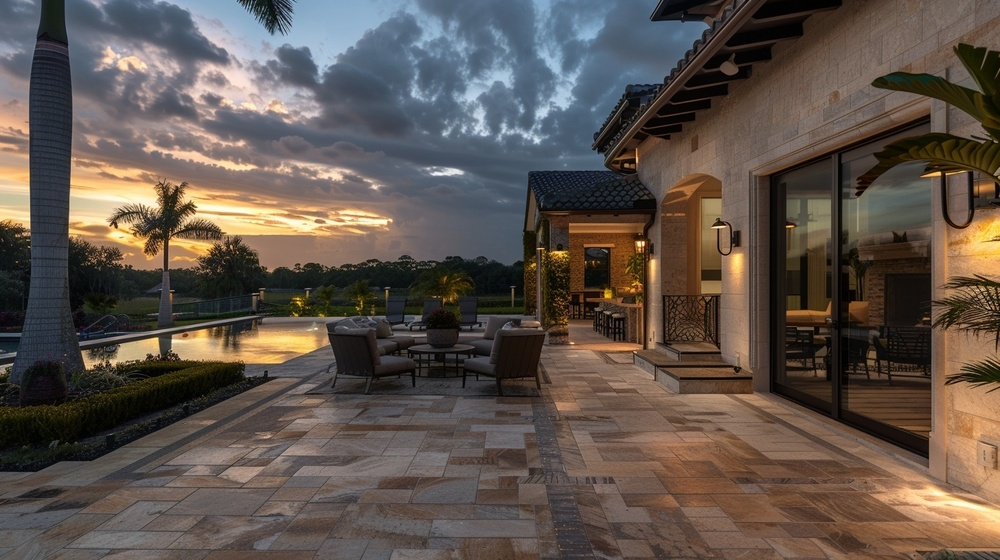
#> input picture IMG_6633.jpeg, 1000 x 560 px, shrunk from 1456 x 816 before the run
$ python grade_photos.py ../IMG_6633.jpeg
#> lines starting #> are read from the running program, lines starting #| are printed output that depends on the picture
#> in main, im is the input picture: PIL image 1000x560 RGB; mean R, G, B 95, 84, 76.2
#!/usr/bin/env python3
"""
Adaptive tone grade for job photos.

Cape Cod job sites are photographed in whatever light the day gives you,
which is usually flat overcast or outright rain. Those frames are not
underexposed — measured across this page they already run black to white —
they are dark in the MIDTONES and cold in colour. That is what reads as
lifeless, so that is what this corrects, rather than stretching a range
that is already full and clipping the sky doing it.

Four passes, every one of them adaptive and damped: a photo that is already
warm, bright and saturated barely moves, and a flat wet-day frame gets the
most. That is the point — a fixed grade applied to a whole folder wrecks the
good photos to rescue the bad ones.

  1. Warmth      cold cast pulled toward neutral, capped at ±6% per channel
  2. Midtones    gamma toward a target mean, brighten only, never darken
  3. Contrast    soft S-curve around the pivot, shoulder rolls off so a
                 near-white sky cannot clip
  4. Vibrance    solved, not guessed: brightening desaturates, so the gain is
                 bisected until mean saturation actually lands above where the
                 frame STARTED. Weighted by (1 - sat) per pixel, so muted stone
                 gains and foliage that is already green stays green

Never used to misrepresent work: this is exposure and colour only. Nothing is
added, removed, moved or composited. The stone is the stone.

Usage:  python3 tools/grade_photos.py <dir-or-files...> [--dry-run]
Revert: git checkout -- <path>     (the originals are the committed files)
"""
import sys, os, glob
import numpy as np
from PIL import Image, ImageOps

TARGET_MEAN   = 0.52   # where midtones should sit, 0-1
MEAN_DAMP     = 0.60   # only travel this far toward the target
GAMMA_FLOOR   = 0.72   # hardest brightening allowed
WARM_CAP      = 0.06   # max per-channel white-balance move
WARM_DAMP     = 0.55
SAT_LIFT      = 1.15   # aim this much above the frame's OWN starting colour
SAT_FLOOR     = 0.20   # ...but a very flat frame still gets pulled up to here
SAT_CEIL      = 0.40   # ...and an already-vivid one is never pushed past here
SAT_MAX_GAIN  = 1.20   # ceiling on the solver's gain
CONTRAST_MAX  = 0.16   # max S-curve strength
PIVOT         = 0.48


def srgb_stats(a):
    lum = a @ np.array([0.299, 0.587, 0.114], dtype=np.float32)
    mx, mn = a.max(2), a.min(2)
    sat = np.where(mx > 1e-6, (mx - mn) / np.maximum(mx, 1e-6), 0.0)
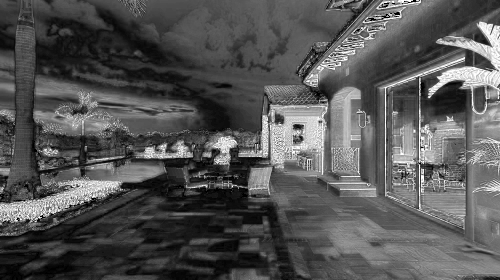
#> sat: shape (560, 1000) float32 (shown at 1/2 size); min 0, max 1, mean 0.334
    return lum, sat


def grade(a):
    """a: float32 HxWx3 in 0..1. Returns graded copy."""
    out = a.copy()
    s_orig = float(srgb_stats(a)[1].mean())   # colour we must end ABOVE
#> s_orig = 0.334

    # 1. WARMTH — gray-world, but damped and capped. An overcast frame reads
    # blue; a full gray-world correction on a photo that is legitimately
    # green (a planted bed) would drag the planting gray, hence the cap.
    means = out.reshape(-1, 3).mean(0)
#> means = [0.373, 0.33, 0.299]
    target = means.mean()
#> target = 0.334
    scale = np.clip(target / np.maximum(means, 1e-6), 1 - WARM_CAP, 1 + WARM_CAP)
#> scale = [0.94, 1.01, 1.06]
    scale = 1.0 + (scale - 1.0) * WARM_DAMP
#> scale = [0.967, 1.01, 1.03]
    out *= scale

    # 2. MIDTONES — gamma toward the target mean. Clamped at 1.0 so this can
    # only ever brighten: a frame shot in real sun should not be pulled down
    # to match a wet one.
    lum, _ = srgb_stats(out)
    m = float(np.clip(lum.mean(), 1e-3, 0.999))
#> m = 0.338
    goal = m + (TARGET_MEAN - m) * MEAN_DAMP
#> goal = 0.447
    g = float(np.clip(np.log(max(goal, 1e-3)) / np.log(m), GAMMA_FLOOR, 1.0))
#> g = 0.741
    out = np.clip(out, 0, 1) ** g

    # 3. CONTRAST — S-curve strength scales with how flat the frame is now.
    # sin() gives a natural soft shoulder at both ends, so the sky rolls off
    # instead of clipping to a white blob.
    lum, _ = srgb_stats(out)
#> in srgb_stats (call 4), `lum = a @ np.array([0.299, 0.587, 0.114], dtype=np.float32)`:
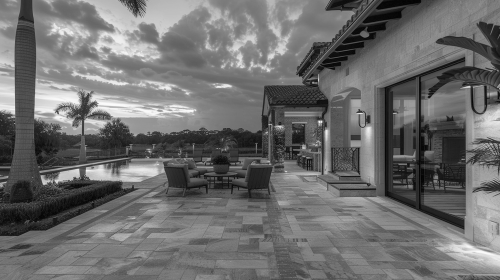
#> lum: shape (560, 1000) float32 (shown at 1/2 size); min 0, max 0.988, mean 0.431
#> in srgb_stats (call 4), `sat = np.where(mx > 1e-6, (mx - mn) / np.maximum(mx, 1e-6), 0.0)`:
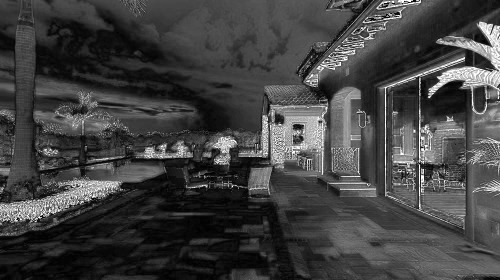
#> sat: shape (560, 1000) float32 (shown at 1/2 size); min 0, max 1, mean 0.257
    flat = float(np.clip((0.24 - lum.std()) / 0.24, 0.0, 1.0))
#> flat = 0.214
    k = CONTRAST_MAX * flat
#> k = 0.0343
    if k > 1e-4:
        x = np.clip(out, 0, 1)
        out = x - k * np.sin(2 * np.pi * (x - PIVOT)) / (2 * np.pi)

    # 4. VIBRANCE — lift weighted by (1 - sat), so muted stone and gray sky
    # gain while already-saturated foliage is left alone.
    #
    # Solved, not guessed. Brightening in step 2 DESATURATES (it compresses
    # the channels toward the top of the range), so a fixed gain here quietly
    # landed every frame flatter in colour than it started — the exact
    # opposite of the job. The goal is set against the frame's ORIGINAL
    # saturation and the gain is bisected until it actually lands there.
    out = np.clip(out, 0, 1)
    goal = float(np.clip(s_orig * SAT_LIFT, SAT_FLOOR, max(SAT_CEIL, s_orig)))
#> goal = 0.384

    def apply(g):
#> called with g = 1.2
        l, sa = srgb_stats(out)
        return np.clip(out + (out - l[..., None]) * g * (1.0 - sa)[..., None], 0, 1)
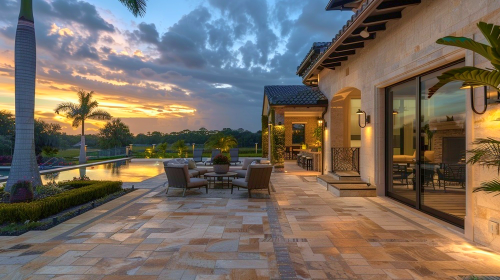
#> returned value: shape (560, 1000, 3) float32 (shown at 1/2 size); mean of channels 0, 1, 2 0.469, 0.423, 0.381; drawn as R, G, B

    lo, hi = 0.0, SAT_MAX_GAIN
    if float(srgb_stats(apply(hi))[1].mean()) <= goal:
#> in srgb_stats (call 6), `mx, mn = a.max(2), a.min(2)`:
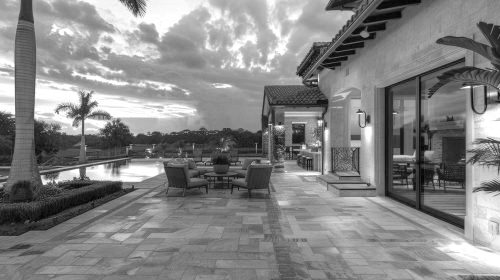
#> mx: shape (560, 1000) float32 (shown at 1/2 size); min 0.000683, max 1, mean 0.526
#> in srgb_stats (call 6), `mx, mn = a.max(2), a.min(2)`:
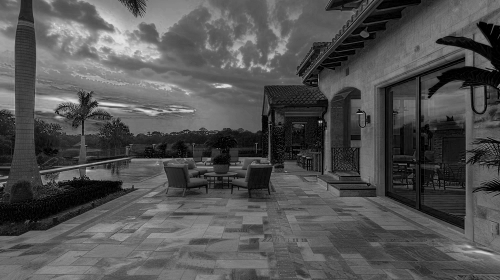
#> mn: shape (560, 1000) float32 (shown at 1/2 size); min 0, max 0.929, mean 0.324
#> in srgb_stats (call 6), `sat = np.where(mx > 1e-6, (mx - mn) / np.maximum(mx, 1e-6), 0.0)`:
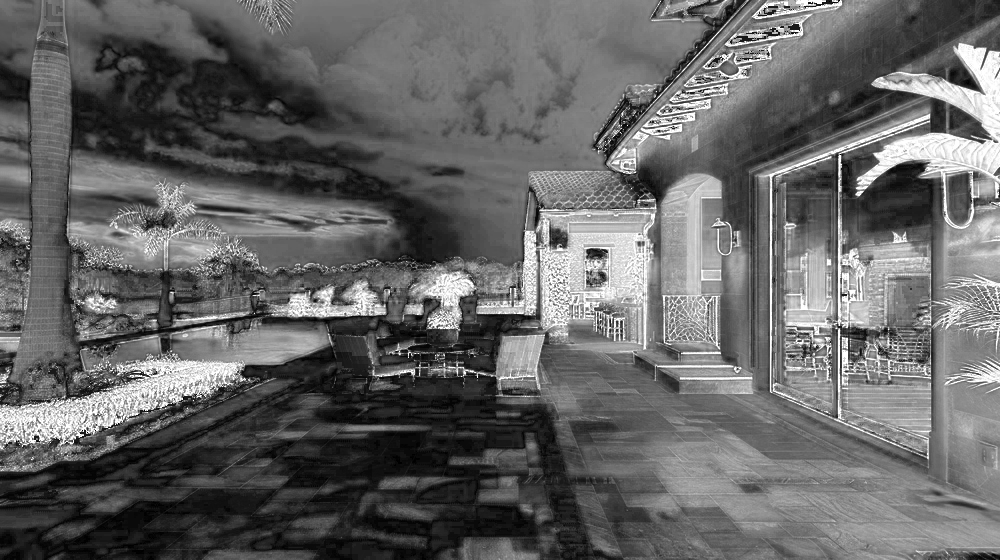
#> sat: shape (560, 1000) float32; min 0, max 1, mean 0.397
        out = apply(hi)
    else:
        for _ in range(18):                  # ~1e-5 on the gain, plenty
            mid = (lo + hi) / 2
            if float(srgb_stats(apply(mid))[1].mean()) < goal: lo = mid
            else: hi = mid
#> this loop made 18 passes
#> (mid, lo) on passes 1, 2, 3, 6, 8, 12, 13, 14: (0.6, 0.6), (0.9, 0.9), (1.05, 1.05), (1.07, 1.07), (1.07, 1.07), (1.07, 1.07), (1.07, 1.07), (1.07, 1.07)
        out = apply((lo + hi) / 2)

    return np.clip(out, 0, 1)


def main(argv):
    dry = "--dry-run" in argv
    args = [a for a in argv if not a.startswith("--")]
    files = []
    for a in args:
        files.extend(sorted(glob.glob(os.path.join(a, "*.jpg"))) if os.path.isdir(a) else [a])
    if not files:
        print("no files"); return 1

    print(f"{'file':<14}{'mean':>14}{'sat':>14}")
    for f in files:
        im = ImageOps.exif_transpose(Image.open(f)).convert("RGB")
        a = np.asarray(im, dtype=np.float32) / 255.0
        l0, s0 = srgb_stats(a)
        out = grade(a)
        l1, s1 = srgb_stats(out)
        print(f"{os.path.basename(f):<14}"
              f"{l0.mean()*255:6.1f} -> {l1.mean()*255:5.1f}"
              f"{s0.mean():8.3f} -> {s1.mean():5.3f}")
#| IMG_6633.jpeg   86.4 -> 110.2   0.334 -> 0.384
        if not dry:
            Image.fromarray((out * 255 + 0.5).astype(np.uint8)).save(
                f, "JPEG", quality=86, optimize=True, progressive=True)
    return 0


if __name__ == "__main__":
    sys.exit(main(sys.argv[1:]))
#> (the program exits here)

$ run again, on IMG_6639.jpeg
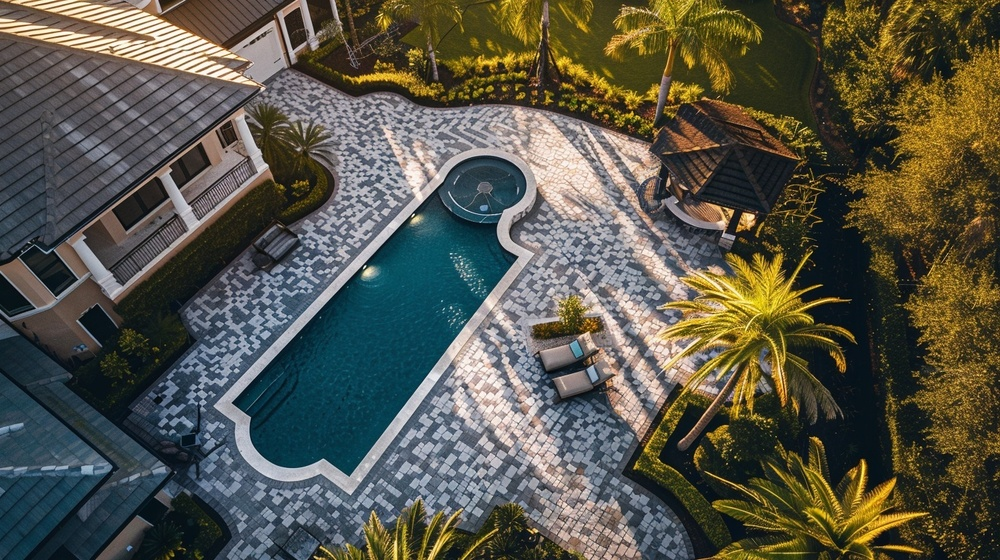
#> input picture IMG_6639.jpeg, 1000 x 560 px, shrunk from 1456 x 816 before the run
#> in main, im is the input picture: PIL image 1000x560 RGB; mean R, G, B 86.3, 85.4, 73.4
#> in srgb_stats, `sat = np.where(mx > 1e-6, (mx - mn) / np.maximum(mx, 1e-6), 0.0)`:
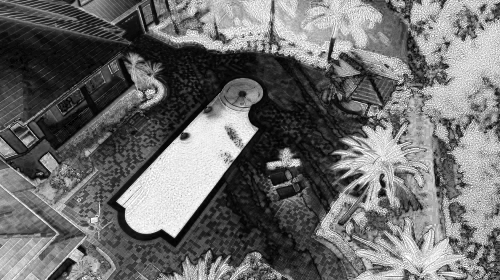
#> sat: shape (560, 1000) float32 (shown at 1/2 size); min 0, max 1, mean 0.43
#> s_orig = 0.43
#> means = [0.339, 0.335, 0.288]
#> target = 0.321
#> in grade, `scale = np.clip(target / np.maximum(means, 1e-6), 1 - WARM_CAP, 1 + WA..`: scale = [0.947, 0.957, 1.06]
#> in grade, `scale = 1.0 + (scale - 1.0) * WARM_DAMP`: scale = [0.971, 0.976, 1.03]
#> m = 0.324
#> in grade, `goal = m + (TARGET_MEAN - m) * MEAN_DAMP`: goal = 0.442
#> g = 0.725
#> in srgb_stats (call 4), `sat = np.where(mx > 1e-6, (mx - mn) / np.maximum(mx, 1e-6), 0.0)`:
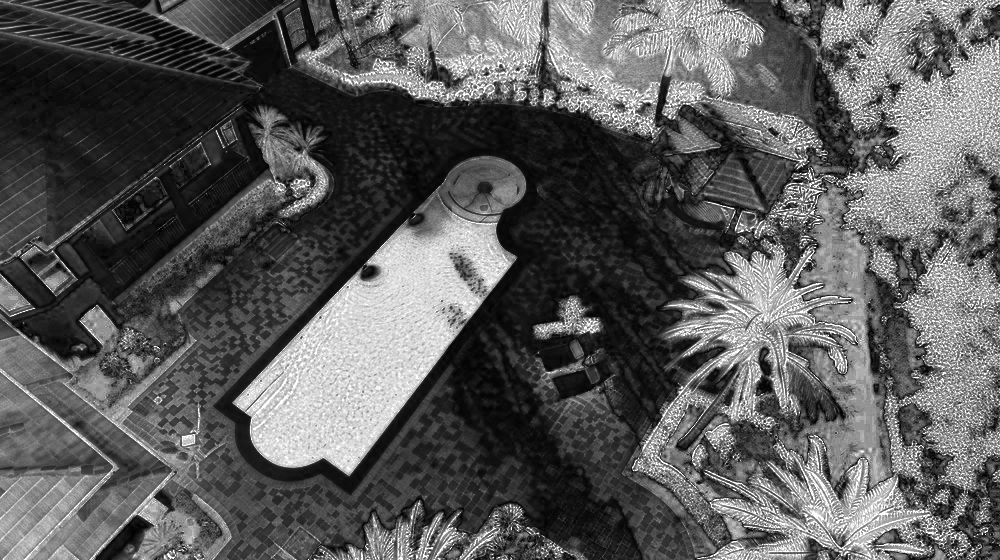
#> sat: shape (560, 1000) float32; min 0.00187, max 1, mean 0.361
#> flat = 0.141
#> k = 0.0225
#> in grade, `goal = float(np.clip(s_orig * SAT_LIFT, SAT_FLOOR, max(SAT_CEIL, s_ori..`: goal = 0.43
#> the loop in grade, `for _ in range(18):` made 18 passes
#> (mid, lo) on passes 2, 3, 4, 6, 7, 9, 10, 12: (0.3, 0.3), (0.45, 0.45), (0.525, 0.525), (0.544, 0.544), (0.553, 0.553), (0.555, 0.555), (0.557, 0.557), (0.557, 0.557)
#| IMG_6639.jpeg   84.3 -> 107.5   0.430 -> 0.430

$ run again, on IMG_6644.jpeg
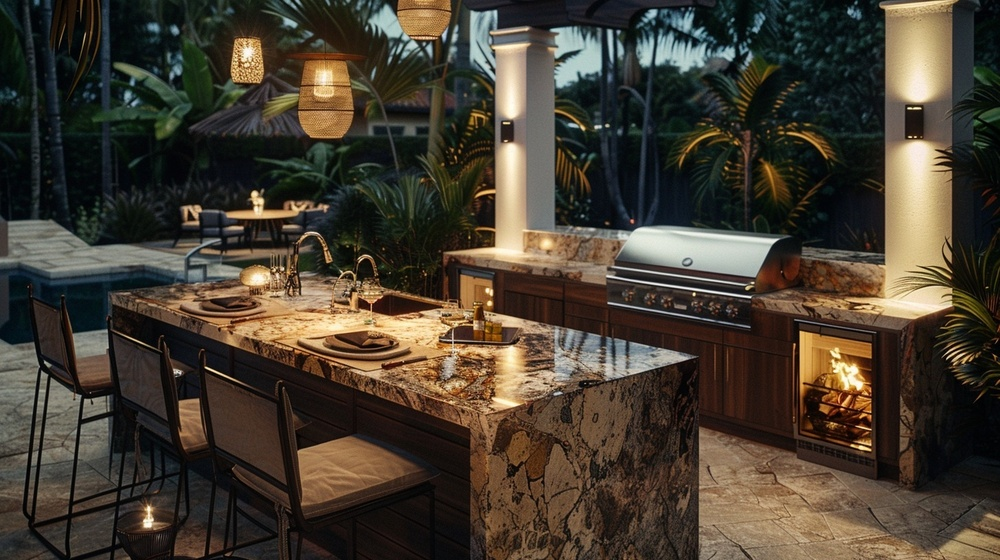
#> input picture IMG_6644.jpeg, 1000 x 560 px, shrunk from 1456 x 816 before the run
#> in main, im is the input picture: PIL image 1000x560 RGB; mean R, G, B 70, 61.6, 49.2
#> s_orig = 0.426
#> means = [0.275, 0.242, 0.193]
#> target = 0.237
#> in grade, `scale = np.clip(target / np.maximum(means, 1e-6), 1 - WARM_CAP, 1 + WA..`: scale = [0.94, 0.979, 1.06]
#> in grade, `scale = 1.0 + (scale - 1.0) * WARM_DAMP`: scale = [0.967, 0.988, 1.03]
#> m = 0.242
#> in grade, `goal = m + (TARGET_MEAN - m) * MEAN_DAMP`: goal = 0.409
#> g = 0.72
#> in srgb_stats (call 4), `sat = np.where(mx > 1e-6, (mx - mn) / np.maximum(mx, 1e-6), 0.0)`:
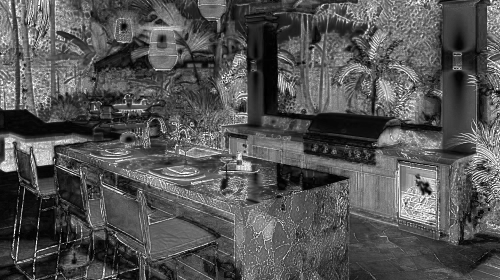
#> sat: shape (560, 1000) float32 (shown at 1/2 size); min 0, max 1, mean 0.331
#> flat = 0.0785
#> k = 0.0126
#> in grade, `goal = float(np.clip(s_orig * SAT_LIFT, SAT_FLOOR, max(SAT_CEIL, s_ori..`: goal = 0.426
#> in apply, `return np.clip(out + (out - l[..., None]) * g * (1.0 - sa)[..., None],..`:
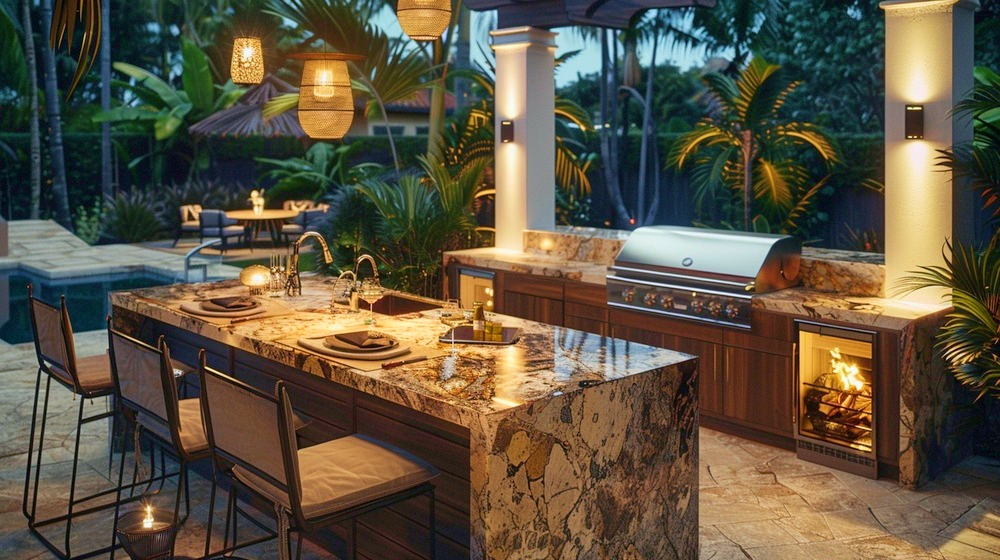
#> returned value: shape (560, 1000, 3) float32; mean of channels 0, 1, 2 0.367, 0.33, 0.259; drawn as R, G, B
#> the loop in grade, `for _ in range(18):` made 18 passes
#> (mid, lo) on passes 1, 5, 6, 7, 9, 10, 11, 14: (0.6, 0.6), (0.637, 0.637), (0.656, 0.656), (0.666, 0.666), (0.668, 0.668), (0.669, 0.669), (0.67, 0.67), (0.67, 0.67)
#| IMG_6644.jpeg   62.7 ->  84.9   0.426 -> 0.426
